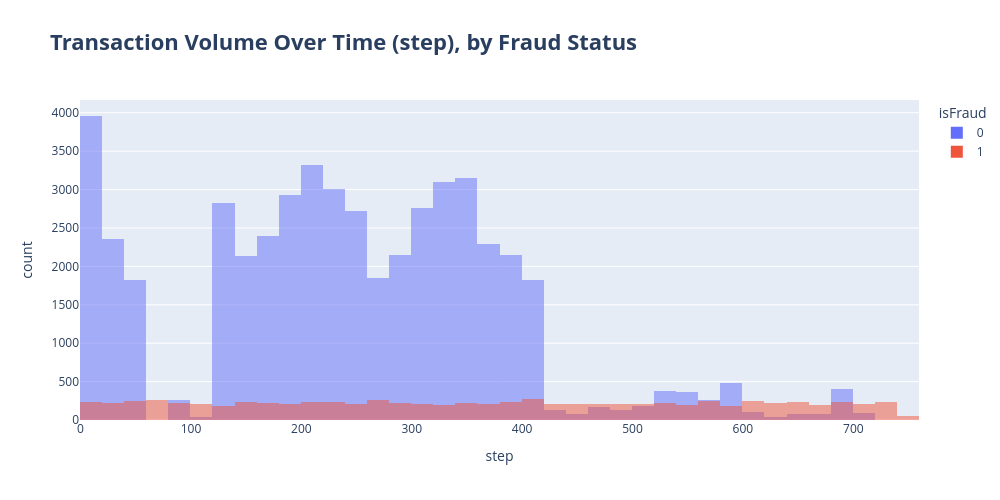

The notebook cell saved with this chart:
### Code cell
# Transaction Volume Over Time, by Fraud Status
fig = px.histogram(
    df,
    x="step",
    color="isFraud",
    nbins=50,
    title="Transaction Volume Over Time (step), by Fraud Status",
    barmode="overlay"
)

fig.update_layout(
    title_font=dict(size=22, weight="bold"),
    width=1000,
    height=500
)

fig.show()

### Figure 1 — Plotly figure (JSON) as saved in the notebook; plotly's stock layout.template omitted (floating-point values rounded to 4 significant figures; data arrays with more than 128 entries replaced by an {"elided": "..."} marker saying what was removed)
{"data": [{"bingroup": "x", "hovertemplate": "isFraud=0<br>step=%{x}<br>count=%{y}<extra></extra>", "legendgroup": "0", "marker": {"color": "#636efa", "opacity": 0.5, "pattern": {"shape": ""}}, "name": "0", "nbinsx": 50, "orientation": "v", "showlegend": true, "type": "histogram", "x": {"elided": "50000 int values"}, "xaxis": "x", "yaxis": "y"}, {"bingroup": "x", "hovertemplate": "isFraud=1<br>step=%{x}<br>count=%{y}<extra></extra>", "legendgroup": "1", "marker": {"color": "#EF553B", "opacity": 0.5, "pattern": {"shape": ""}}, "name": "1", "nbinsx": 50, "orientation": "v", "showlegend": true, "type": "histogram", "x": {"elided": "8213 int values"}, "xaxis": "x", "yaxis": "y"}], "layout": {"barmode": "overlay", "height": 500, "legend": {"title": {"text": "isFraud"}, "tracegroupgap": 0}, "title": {"font": {"size": 22, "weight": "bold"}, "text": "Transaction Volume Over Time (step), by Fraud Status"}, "width": 1000, "xaxis": {"anchor": "y", "domain": [0, 1], "title": {"text": "step"}}, "yaxis": {"anchor": "x", "domain": [0, 1], "title": {"text": "count"}}}}
